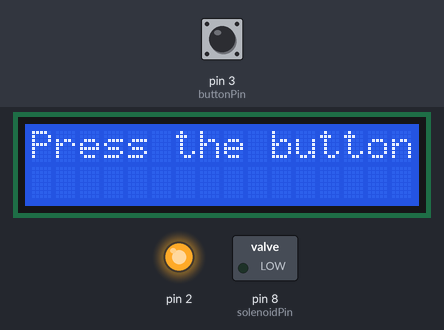
Recording of a sketch running on a simulated Arduino Uno, built with avr-gcc and run on an emulated ATmega328P. Shown: 16×2 character LCD, switched loads named in the sketch (green lamp = pin HIGH), output pins drawn as LEDs (lit = HIGH). Inputs (shaded band) come from the test bench; at power-on: pin 3 (buttonPin) LOW.

Above: at 3.2 s.
3.3 s: pin 3 (buttonPin) pulled HIGH for 1.2 s
At 4.7 s:
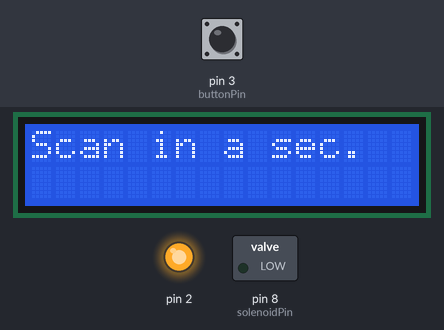
At 9.9 s:
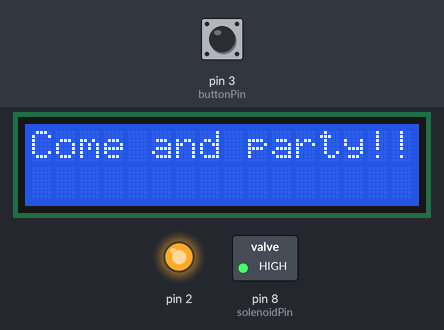
Timing chart, 0 to 25.5 s (numbered marks = the images above; inputs shaded):
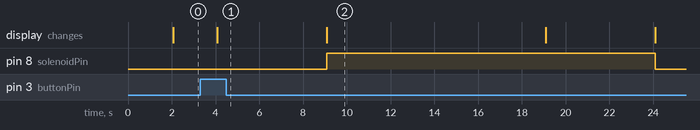

The sketch:

HackISU2015.ino
```cpp
/*
  LiquidCrystal Library - scrollDisplayLeft() and scrollDisplayRight()

 Library originally added 18 Apr 2008
 by David A. Mellis
 library modified 5 Jul 2009
 by Limor Fried (http://www.ladyada.net)
 example added 9 Jul 2009
 by Tom Igoe
 modified 22 Nov 2010
 by Tom Igoe

 */

// include the library code:
#include <LiquidCrystal.h>

#include <SPI.h>
#include <Ethernet.h>

byte mac[] = { 0xDE, 0xAD, 0xBE, 0xEF, 0xFE, 0xED };

IPAddress server(74,125,232,128);

IPAddress ip(192, 168, 1 , 6);

// Initialize the Ethernet client library
// with the IP address and port of the server
// that you want to connect to (port 80 is default for HTTP):
EthernetClient client;

// initialize the library with the numbers of the interface pins
//RS, E, D4, D5, D6, D7
LiquidCrystal lcd(4,6, 10, 11, 12, 13);
const int solenoidPin = 8;
const int buttonPin = 3;
int count;


void setup() {
  pinMode(solenoidPin, OUTPUT);
  // set up the LCD's number of columns and rows:
  lcd.begin(16, 2);
  // Print a message to the LCD.
  lcd.print("Who Do You Know?");
  delay(2000);
  count = 0;

  //set up button
  pinMode(2, OUTPUT);
  pinMode(3, INPUT);
  digitalWrite(2, HIGH);

}

void loop() {
 //check if button is pressed first
 if (buttonPressed()){

  lcd.clear();
  lcd.print("Scan in a sec.");
  delay(5000); //until accessGranted() is implemented
  if(accessGranted()){
    //welcome message & open door --> warning message: door will close soon --> close door
    lcd.clear();
    lcd.print("Come and party!!!");
    digitalWrite(solenoidPin, HIGH); //unlock door
    delay(10000); //leave the door unlocked for a bit

    lcd.clear();
    lcd.print("Locking door...");
    delay(5000);
    digitalWrite(solenoidPin, LOW); //lock door

    lcd.clear();
    lcd.print("Door is locked!");
    delay(5000);
   }
   else{ //QR code denied
      lcd.clear();
      lcd.print("Sorry rando!");
      delay(15000);
   }
  }

 else{ //button wasn't pressed
   lcd.clear();
   lcd.print("Press the button!");

  }

  // delay at the end of the full loop:
  delay(1000);
}


boolean buttonPressed(){
  if(digitalRead(buttonPin) == HIGH){
    return true;
  }
  else
    return false;
}

//turn on server -> turn on webcam -> scan qr code
//get authentication
//returns true if QR code scanned is correct
boolean accessGranted(){
  return true;
}

void scrollMessage(){
  for (int positionCounter = 0; positionCounter < 13; positionCounter++) {
    // scroll one position left:
    lcd.scrollDisplayLeft();
    // wait a bit:
    delay(150);
    }

    // scroll 29 positions (string length + display length) to the right
    // to move it offscreen right:
     for (int positionCounter = 0; positionCounter < 29; positionCounter++) {
      // scroll one position right:
      lcd.scrollDisplayRight();
      // wait a bit:
      delay(150);
    }

    // scroll 16 positions (display length + string length) to the left
    // to move it back to center:
    for (int positionCounter = 0; positionCounter < 16; positionCounter++) {
    // scroll one position left:
    lcd.scrollDisplayLeft();
    // wait a bit:
    delay(150);
   }
}
```

Measured:
- after the input at 3.3 s, pin 8 (solenoidPin): LOW → HIGH after 5.8 s, → LOW 15.0 s later; the display: changes after 0.78 s (image 1)
